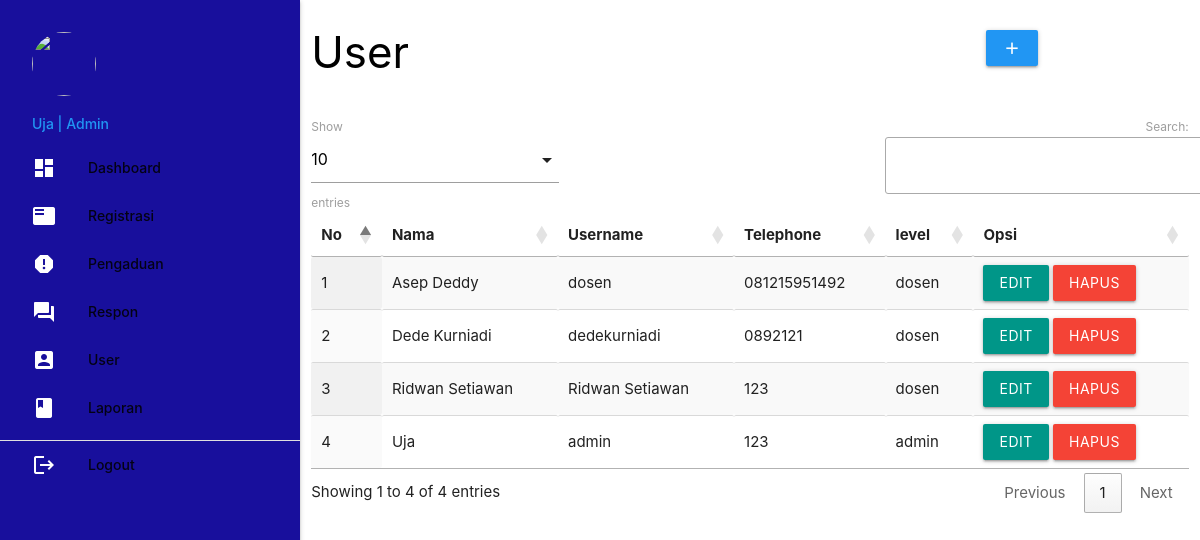
/admin/index.php?p=user (signed in), run on the app's committed database.
### tables this page shows
CREATE TABLE `dosen` (
  `id_dosen` int(5) NOT NULL,
  `nama_dosen` varchar(30) NOT NULL,
  `username` varchar(30) NOT NULL,
  `password` varchar(255) NOT NULL,
  `telp_dosen` varchar(13) NOT NULL,
  `level` enum('admin','dosen') NOT NULL
);

### admin/user.php (the view, shortened to what this page needs)
       <div class="row">
         <div class="col s12 m9">
           <h3 class="black-text">User</h3>
         </div>
         <div class="col s12 m3">
           <div class="section"></div>
           <a class="waves-effect waves-light btn modal-trigger blue" href="#modal1"><i class="material-icons">add</i></a>
         </div>
       </div>
       <table id="example" class="display responsive-table" style="width:100%">
         <thead>
             <tr>
			<th>No</th>
			<th>Nama</th>
			<th>Username</th>
			<th>Telephone</th>
			<th>level</th>
			<th>Opsi</th>
             </tr>
         </thead>
         <tbody>
<?php
	$no=1;
	$tampil = mysqli_query($koneksi,"SELECT * FROM dosen ORDER BY nama_dosen ASC");
	while ($r=mysqli_fetch_assoc($tampil)) { ?>
	<tr>
		<td><?php echo $no++; ?></td>
		<td><?php echo $r['nama_dosen']; ?></td>
		<td><?php echo $r['username']; ?></td>
		<td><?php echo $r['telp_dosen']; ?></td>
		<td><?php echo $r['level']; ?></td>
		<td><a class="btn teal modal-trigger" href="#user_edit<?php echo $r['id_dosen'] ?>">Edit</a> <a class="red btn" onclick="return confirm('Anda Yakin Ingin Menghapus Y/N')" href="index.php?p=user_hapus&id_dosen=<?php echo $r['id_dosen'] ?>">Hapus</a></td>
	</tr>
           <?php  }
            ?>
         </tbody>
       </table>

### data on the page
dosen: nama_dosen "Asep Deddy", username "dosen", telp_dosen "081215951492", level "dosen"
dosen: nama_dosen "Dede Kurniadi", username "dedekurniadi", telp_dosen "0892121", level "dosen"
dosen: nama_dosen "Ridwan Setiawan", username "Ridwan Setiawan", telp_dosen "123", level "dosen"
dosen: nama_dosen "Uja", username "admin", telp_dosen "123", level "admin"

### other printed values
$_SESSION['data']['nama_dosen'] "Uja"
$_SESSION['data']['level'] "Admin"
